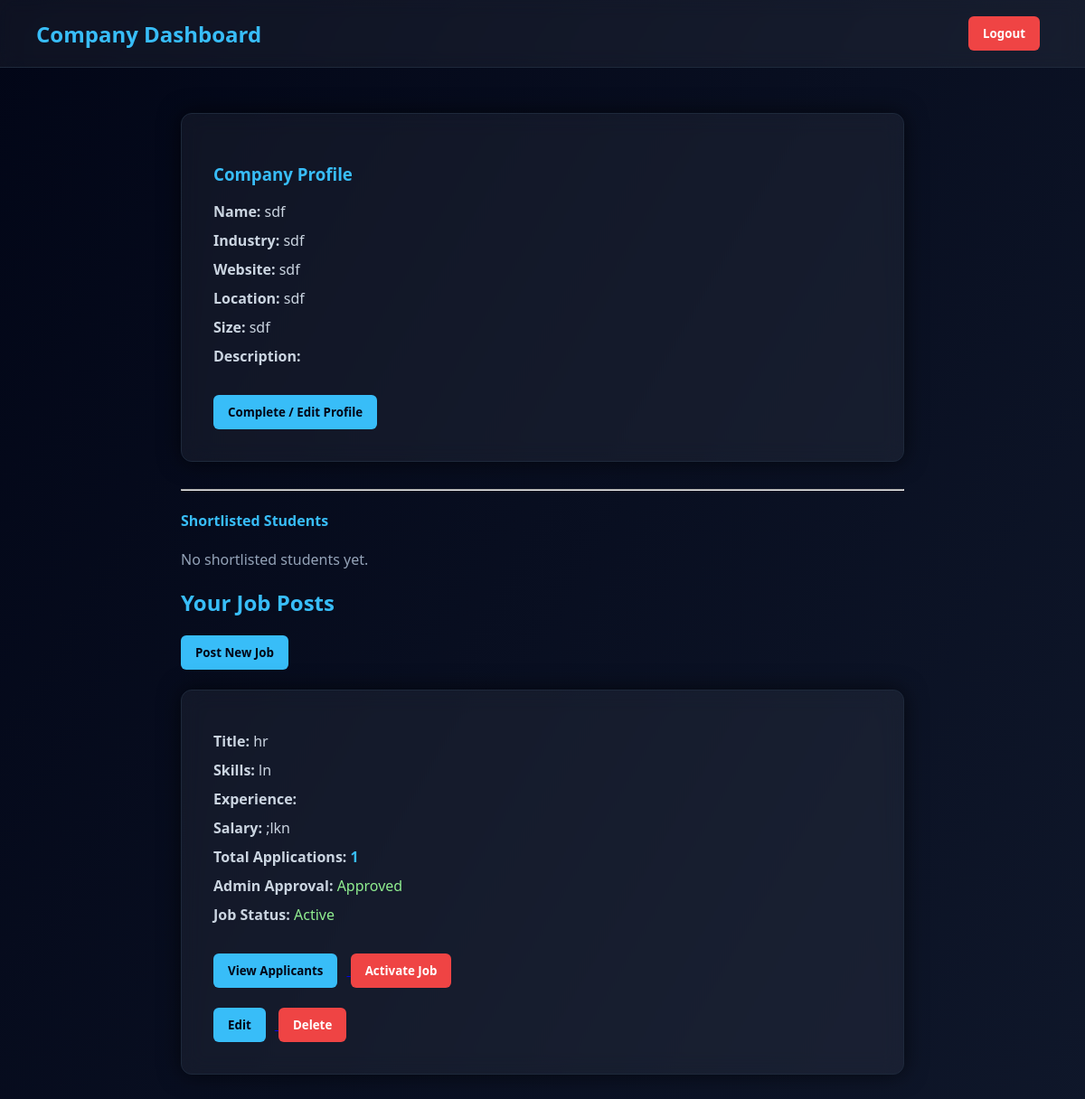
The page /company_dashboard (signed in) on the database as committed earlier.
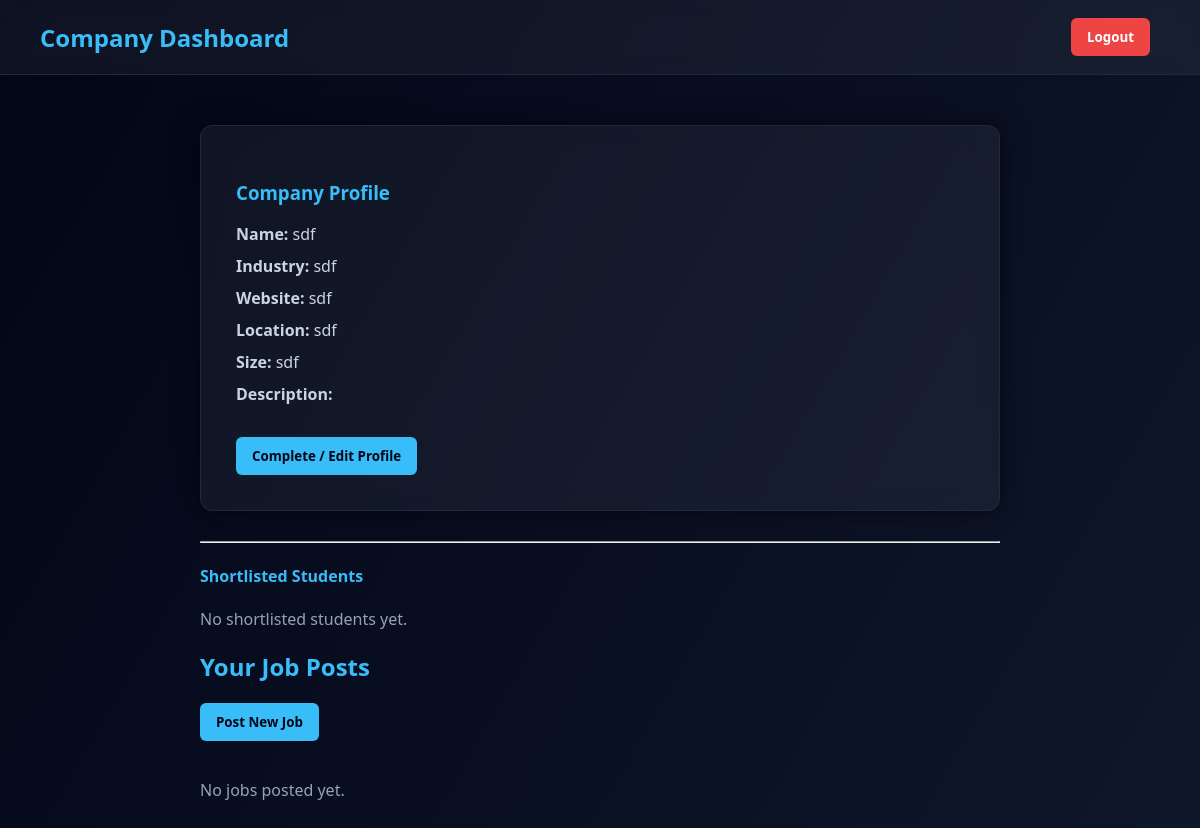
The same page on the database as committed later.
### app.py (models this page shows)
class Job(db.Model):
    __tablename__ = "jobs"
    id = db.Column(db.Integer, primary_key=True)
    company_id = db.Column(
        db.Integer,
        db.ForeignKey("company_profiles.id")
    )
    title = db.Column(db.String(150))
    description = db.Column(db.Text)
    skills = db.Column(db.String(200))
    salary = db.Column(db.String(50))
    job_type = db.Column(db.String(50), default="Full-time")
    is_approved = db.Column(db.Boolean, default=False)
    posted_at = db.Column(db.DateTime, default=datetime.utcnow)
    company = db.relationship("CompanyProfile", back_populates="jobs")
    is_closed = db.Column(db.Boolean, default=False)
    applications = db.relationship(
        "Application",
        back_populates="job"
    )

### app.py (the view)
@app.route("/company_dashboard")
def company_dashboard():
    if "user_id" not in session:
        return redirect("/login")
    company = CompanyProfile.query.filter_by(
        user_id=session["user_id"]
    ).first()
    if not company:
        return redirect("/complete-company-profile")
    jobs = Job.query.filter_by(company_id=company.id).all()
    job_data = []
    all_shortlisted = []   # ⭐ NEW LIST
    for job in jobs:
        total_apps = Application.query.filter_by(job_id=job.id).count()
        shortlisted = Application.query.filter_by(
            job_id=job.id,
            status="Shortlisted"
        ).all()
        all_shortlisted.extend(shortlisted)  # ⭐ collect all
        job_data.append({
            "job": job,
            "total_apps": total_apps
        })
    return render_template(
        "company_dashboard.html",
        company=company,
        jobs=job_data,
        shortlisted=all_shortlisted   # ⭐ PASS GLOBAL LIST
    )

### templates/company_dashboard.html (shortened to what this page needs)
<!DOCTYPE html>
<html lang="en">
<head>
</head>
<body>
    <div class="navbar">
        <h2>Company Dashboard</h2>
        <a href="/logout">
            <button class="btn logout">Logout</button>
        </a>
    </div>
    <div class="container">
        <div class="card">
            <h3>Company Profile</h3>
            {% if company and company.company_name %}
            <p><b>Name:</b> {{ company.company_name }}</p>
            <p><b>Industry:</b> {{ company.industry }}</p>
            <p><b>Website:</b> {{ company.website }}</p>
            <p><b>Location:</b> {{ company.location }}</p>
            <p><b>Size:</b> {{ company.company_size }}</p>
            <p><b>Description:</b> {{ company.description }}</p>
            {% else %}
            <p class="incomplete">⚠ Profile Incomplete</p>
            {% endif %}
            <br>
            <a href="/complete-company-profile">
                <button class="btn complete">Complete / Edit Profile</button>
            </a>
        </div>
        <hr>
        <h4 style="color:#38bdf8;">Shortlisted Students</h4>
        {% if shortlisted %}
        {% for app in shortlisted %}
        <div class="card" style="background:#020617; border:1px solid #334155;">
            <p><b>Name:</b> {{ app.student.user.name }}</p>
            <p><b>Email:</b> {{ app.student.user.email }}</p>
            <a href="/toggle-status/{{ app.id }}/Applied">
                <button class="btn logout">Remove from Shortlist</button>
            </a>
            <a href="/company/student/{{ app.student_id }}">
                <button class="btn" style="background:#3b82f6; color:white;">
                    👁 View Details
                </button>
            </a>
        </div>
        {% endfor %}
        {% else %}
        <p style="color:#94a3b8;">No shortlisted students yet.</p>
        {% endif %}
        <h2 class="section-title">Your Job Posts</h2>
        <a href="/post-job">
            <button class="btn complete">Post New Job</button>
        </a>
        <br><br>
        {% if jobs %}
        {% for item in jobs %}
        {% set job = item.job %}
        <div class="card">
            <p><b>Title:</b> {{ job.title }}</p>
            <p><b>Skills:</b> {{ job.skills }}</p>
            <p><b>Experience:</b> {{ job.experience }}</p>
            <p><b>Salary:</b> {{ job.salary }}</p>
            <p>
                <b>Total Applications:</b>
                <span style="color:#38bdf8; font-weight:bold;">
                    {{ item.total_apps }}
                </span>
            </p>
            <p>
                <b>Admin Approval:</b>
                {% if job.is_approved == 0 %}
                <span style="color: orange;">Pending</span>
                {% else %}
                <span style="color: lightgreen;">Approved</span>
                {% endif %}
            </p>
            <p>
                <b>Job Status:</b>
                {% if job.is_closed %}
                <span style="color: red;">Closed</span>
                {% else %}
                <span style="color: lightgreen;">Active</span>
                {% endif %}
            </p>
            <br>
            <a href="/job-applications/{{ job.id }}">
                <button class="btn complete">View Applicants</button>
            </a>
            <a href="/toggle-job/{{ job.id }}">
                <button class="btn logout">
                    {% if job.job_status == "Active" %}
                    Close Job
                    {% else %}
                    Activate Job
                    {% endif %}
                </button>
            </a>
            <br><br>
            <a href="/edit-job/{{ job.id }}">
                <button class="btn complete">Edit</button>
            </a>
            <form action="/delete-job/{{ job.id }}" method="POST" style="display:inline;">
                <button class="btn logout">Delete</button>
            </form>
        </div>
        {% endfor %}
        {% else %}
        <p style="color:#94a3b8;">No jobs posted yet.</p>
        {% endif %}
    </div>
</body>
</html>

Rows that differ between the two databases and show on the page:
removed Job: title "hr", skills "ln", salary ";lkn"
Other text that changed with them:
text now shown: "No jobs posted yet."
list line gone: "Title: Skills: Experience: Salary: Total Applications: 1 Admin Approval: Approved Job Status: Active View Applicants Activate Job Edit Delete"
